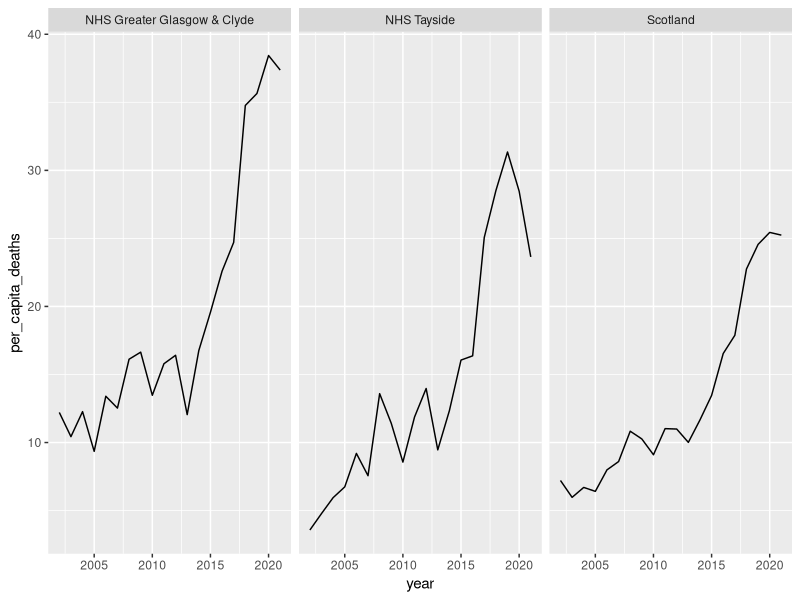

This chart was generated by the following R code:
## ---- chunk 1
library(tidyverse)
## ---- chunk 2
library(here)
scotland_data <- read_csv(here("Project_Inputs/scotpho_data_extract_Scotland.csv"))
glasgow_data <- read_csv(here("Project_Inputs/scotpho_data_extract_GGC.csv"))
tayside_data <- read_csv(here("Project_Inputs/scotpho_data_extract_Tayside.csv"))
## ---- chunk 3
scotland_drug_deaths <- scotland_data %>%
  select('area_name', 'year', 'measure') %>%
  rename(per_capita_deaths = 'measure', area = 'area_name')

glasgow_drug_deaths <- glasgow_data %>%
  select('area_name', 'year', 'measure') %>%
  rename(per_capita_deaths = 'measure', area = 'area_name')

tayside_drug_deaths <- tayside_data %>%
  select('area_name', 'year', 'measure') %>%
  rename(per_capita_deaths = 'measure', area = 'area_name')

combined_drug_deaths <- scotland_drug_deaths %>% bind_rows(glasgow_drug_deaths) %>% bind_rows(tayside_drug_deaths)

write_csv(combined_drug_deaths, "combined_drug_deaths.csv")

## ---- chunk 4
combined_drug_deaths %>%
  ggplot(aes(x = year, y = per_capita_deaths))+ geom_line() + facet_wrap(~area)
